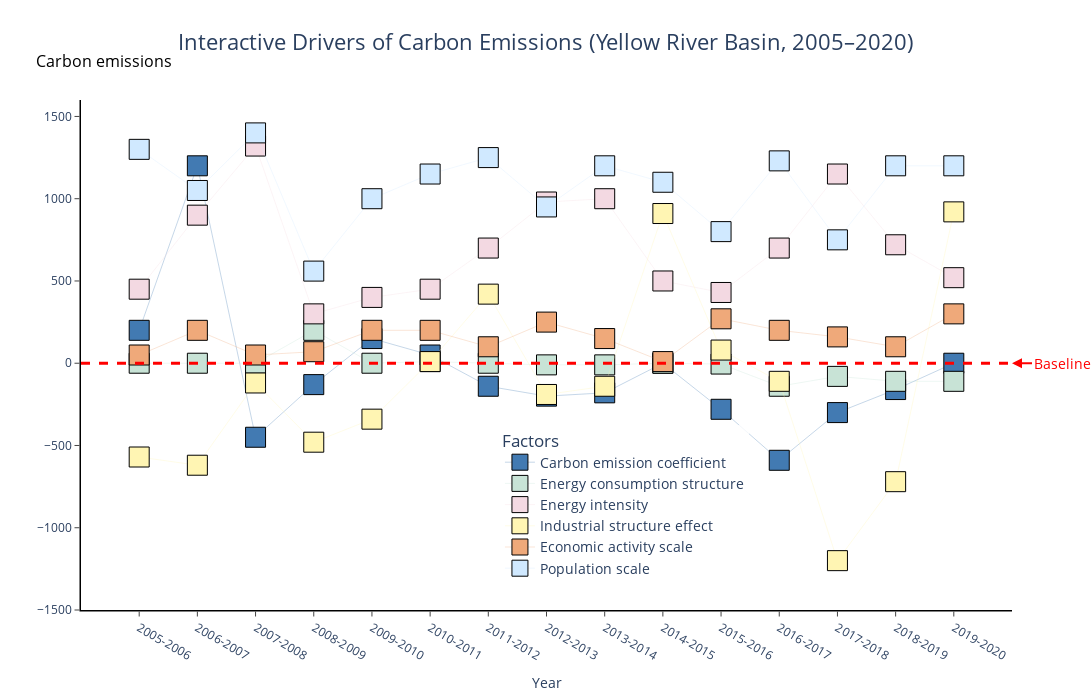

Here is the notebook cell this chart was saved with:
### Markdown cell above
## 3.2 Improved Visualization 1: Interactive Scatter Plot
This interactive scatter plot displays the contribution value of each driver in each period as an independent point, making it easier to compare the magnitude and direction of individual factor impacts across years.

### Code cell
scatter_colors = ['#427AB2', '#C8E3D6', '#F3D9E2', '#FFF5B3', '#EFA97A', '#D0E9FF']


# Total contribution per year
total_per_year = contribution_data.sum(axis=1)

# X positions with gap for readability
gap = 1.8
x_pos = np.arange(len(years)) * gap

# Create figure
fig = go.Figure()

# Scatter + line for each factor
for i, factor in enumerate(factors):
    fig.add_trace(
        go.Scatter(
            x=x_pos,
            y=contribution_data[:, i],
            mode="markers+lines",
            name=factor,
            marker=dict(
                symbol="square",
                size=20,
                color=scatter_colors[i],
                line=dict(color="black", width=1)
            ),
            line=dict(
                color=f"rgba({int(scatter_colors[i][1:3],16)},"
                      f"{int(scatter_colors[i][3:5],16)},"
                      f"{int(scatter_colors[i][5:7],16)},0.3)",
                width=1
            ),
            text=years,
            customdata=total_per_year,
            hovertemplate=(
                "<b>Year:</b> %{text}<br>"
                "<b>Factor:</b> " + factor + "<br>"
                "<b>Value:</b> %{y}<br>"
                "<b>Total:</b> %{customdata}<extra></extra>"
            )
        )
    )

# Layout configuration
fig.update_layout(
    title=dict(
        text="Interactive Drivers of Carbon Emissions (Yellow River Basin, 2005–2020)",
        x=0.5,
        font=dict(size=22)
    ),

    # x-axis
    xaxis=dict(
        title="Year",
        tickmode="array",
        tickvals=x_pos,
        ticktext=years,
        showline=True,
        linewidth=1.5,      # Slightly thicker axis line
        linecolor="black",
        ticks="outside"
    ),

    # y-axis
    yaxis=dict(
        title="",           # ❗ Disable default y-axis title
        range=[-1500, 1600],
        showline=True,
        linewidth=1.5,
        linecolor="black",
        zeroline=False,
        ticks="outside"
    ),

    # Red dashed baseline
    shapes=[
        dict(
            type="line",
            xref="paper",
            x0=0, x1=1,
            yref="y",
            y0=0, y1=0,
            line=dict(color="red", width=3, dash="dash")
        )
    ],

    # Annotations: y-axis title + baseline arrow
    annotations=[
        # y-axis title at the top
        dict(
            xref="paper",
            yref="paper",
            x=-0.05,
            y=1.05,
            text="Carbon emissions",
            showarrow=False,
            xanchor="left",
            yanchor="bottom",
            font=dict(size=16, color="black")
        ),

        # Baseline arrow + label
        dict(
            xref="paper",
            yref="y",
            x=1.0,
            y=0,
            xanchor="left",
            text="Baseline",
            showarrow=True,
            arrowhead=2,
            arrowwidth=2,
            arrowcolor="red",
            ax=20,
            ay=0,
            font=dict(size=14, color="red")
        )
    ],

    # Legend at bottom-right
    legend=dict(
        title="Factors",
        font=dict(size=14),
        x=0.45,
        y=0.05,
        xanchor="left",
        yanchor="bottom",
        bgcolor="rgba(255,255,255,0.8)",  # Semi-transparent background
    ),

    width=1400,
    height=700,
    plot_bgcolor="white",
    paper_bgcolor="white"
)

# X-axis range (slightly extended)
fig.update_xaxes(
    range=[x_pos[0] - gap * 1.0, x_pos[-1] + gap * 1.0]
)



# Export interactive figure to HTML (everyone can open)
output_html = "interactive_scatter_line.html"

fig.write_html(
    output_html,
    include_plotlyjs=True,  
    full_html=True
)

print(f"Saved interactive HTML to: {output_html}")

# Show plot
fig.show()

### Figure 1 — Plotly figure (JSON) as saved in the notebook; plotly's stock layout.template omitted (floating-point values rounded to 4 significant figures)
{"data": [{"customdata": [1430, 2730, 2200, 520, 1410, 1870, 2330, 1780, 2020, 2520, 1295, 1290, 480, 1030, 2830], "hovertemplate": "<b>Year:</b> %{text}<br><b>Factor:</b> Carbon emission coefficient<br><b>Value:</b> %{y}<br><b>Total:</b> %{customdata}<extra></extra>", "line": {"color": "rgba(66,122,178,0.3)", "width": 1}, "marker": {"color": "#427AB2", "line": {"color": "black", "width": 1}, "size": 20, "symbol": "square"}, "mode": "markers+lines", "name": "Carbon emission coefficient", "text": ["2005-2006", "2006-2007", "2007-2008", "2008-2009", "2009-2010", "2010-2011", "2011-2012", "2012-2013", "2013-2014", "2014-2015", "2015-2016", "2016-2017", "2017-2018", "2018-2019", "2019-2020"], "type": "scatter", "x": [0, 1.8, 3.6, 5.4, 7.2, 9, 10.8, 12.6, 14.4, 16.2, 18, 19.8, 21.6, 23.4, 25.2], "y": [200, 1200, -450, -130, 150, 50, -140, -200, -180, 0, -280, -590, -300, -160, 0]}, {"customdata": [1430, 2730, 2200, 520, 1410, 1870, 2330, 1780, 2020, 2520, 1295, 1290, 480, 1030, 2830], "hovertemplate": "<b>Year:</b> %{text}<br><b>Factor:</b> Energy consumption structure<br><b>Value:</b> %{y}<br><b>Total:</b> %{customdata}<extra></extra>", "line": {"color": "rgba(200,227,214,0.3)", "width": 1}, "marker": {"color": "#C8E3D6", "line": {"color": "black", "width": 1}, "size": 20, "symbol": "square"}, "mode": "markers+lines", "name": "Energy consumption structure", "text": ["2005-2006", "2006-2007", "2007-2008", "2008-2009", "2009-2010", "2010-2011", "2011-2012", "2012-2013", "2013-2014", "2014-2015", "2015-2016", "2016-2017", "2017-2018", "2018-2019", "2019-2020"], "type": "scatter", "x": [0, 1.8, 3.6, 5.4, 7.2, 9, 10.8, 12.6, 14.4, 16.2, 18, 19.8, 21.6, 23.4, 25.2], "y": [0, 0, 0, 200, 0, 10, 0, -10, -10, 0, -5, -140, -80, -110, -110]}, {"customdata": [1430, 2730, 2200, 520, 1410, 1870, 2330, 1780, 2020, 2520, 1295, 1290, 480, 1030, 2830], "hovertemplate": "<b>Year:</b> %{text}<br><b>Factor:</b> Energy intensity<br><b>Value:</b> %{y}<br><b>Total:</b> %{customdata}<extra></extra>", "line": {"color": "rgba(243,217,226,0.3)", "width": 1}, "marker": {"color": "#F3D9E2", "line": {"color": "black", "width": 1}, "size": 20, "symbol": "square"}, "mode": "markers+lines", "name": "Energy intensity", "text": ["2005-2006", "2006-2007", "2007-2008", "2008-2009", "2009-2010", "2010-2011", "2011-2012", "2012-2013", "2013-2014", "2014-2015", "2015-2016", "2016-2017", "2017-2018", "2018-2019", "2019-2020"], "type": "scatter", "x": [0, 1.8, 3.6, 5.4, 7.2, 9, 10.8, 12.6, 14.4, 16.2, 18, 19.8, 21.6, 23.4, 25.2], "y": [450, 900, 1320, 300, 400, 450, 700, 980, 1000, 500, 430, 700, 1150, 720, 520]}, {"customdata": [1430, 2730, 2200, 520, 1410, 1870, 2330, 1780, 2020, 2520, 1295, 1290, 480, 1030, 2830], "hovertemplate": "<b>Year:</b> %{text}<br><b>Factor:</b> Industrial structure effect<br><b>Value:</b> %{y}<br><b>Total:</b> %{customdata}<extra></extra>", "line": {"color": "rgba(255,245,179,0.3)", "width": 1}, "marker": {"color": "#FFF5B3", "line": {"color": "black", "width": 1}, "size": 20, "symbol": "square"}, "mode": "markers+lines", "name": "Industrial structure effect", "text": ["2005-2006", "2006-2007", "2007-2008", "2008-2009", "2009-2010", "2010-2011", "2011-2012", "2012-2013", "2013-2014", "2014-2015", "2015-2016", "2016-2017", "2017-2018", "2018-2019", "2019-2020"], "type": "scatter", "x": [0, 1.8, 3.6, 5.4, 7.2, 9, 10.8, 12.6, 14.4, 16.2, 18, 19.8, 21.6, 23.4, 25.2], "y": [-570, -620, -120, -480, -340, 10, 420, -190, -140, 910, 80, -110, -1200, -720, 920]}, {"customdata": [1430, 2730, 2200, 520, 1410, 1870, 2330, 1780, 2020, 2520, 1295, 1290, 480, 1030, 2830], "hovertemplate": "<b>Year:</b> %{text}<br><b>Factor:</b> Economic activity scale<br><b>Value:</b> %{y}<br><b>Total:</b> %{customdata}<extra></extra>", "line": {"color": "rgba(239,169,122,0.3)", "width": 1}, "marker": {"color": "#EFA97A", "line": {"color": "black", "width": 1}, "size": 20, "symbol": "square"}, "mode": "markers+lines", "name": "Economic activity scale", "text": ["2005-2006", "2006-2007", "2007-2008", "2008-2009", "2009-2010", "2010-2011", "2011-2012", "2012-2013", "2013-2014", "2014-2015", "2015-2016", "2016-2017", "2017-2018", "2018-2019", "2019-2020"], "type": "scatter", "x": [0, 1.8, 3.6, 5.4, 7.2, 9, 10.8, 12.6, 14.4, 16.2, 18, 19.8, 21.6, 23.4, 25.2], "y": [50, 200, 50, 70, 200, 200, 100, 250, 150, 10, 270, 200, 160, 100, 300]}, {"customdata": [1430, 2730, 2200, 520, 1410, 1870, 2330, 1780, 2020, 2520, 1295, 1290, 480, 1030, 2830], "hovertemplate": "<b>Year:</b> %{text}<br><b>Factor:</b> Population scale<br><b>Value:</b> %{y}<br><b>Total:</b> %{customdata}<extra></extra>", "line": {"color": "rgba(208,233,255,0.3)", "width": 1}, "marker": {"color": "#D0E9FF", "line": {"color": "black", "width": 1}, "size": 20, "symbol": "square"}, "mode": "markers+lines", "name": "Population scale", "text": ["2005-2006", "2006-2007", "2007-2008", "2008-2009", "2009-2010", "2010-2011", "2011-2012", "2012-2013", "2013-2014", "2014-2015", "2015-2016", "2016-2017", "2017-2018", "2018-2019", "2019-2020"], "type": "scatter", "x": [0, 1.8, 3.6, 5.4, 7.2, 9, 10.8, 12.6, 14.4, 16.2, 18, 19.8, 21.6, 23.4, 25.2], "y": [1300, 1050, 1400, 560, 1000, 1150, 1250, 950, 1200, 1100, 800, 1230, 750, 1200, 1200]}], "layout": {"annotations": [{"font": {"color": "black", "size": 16}, "showarrow": false, "text": "Carbon emissions", "x": -0.05, "xanchor": "left", "xref": "paper", "y": 1.05, "yanchor": "bottom", "yref": "paper"}, {"arrowcolor": "red", "arrowhead": 2, "arrowwidth": 2, "ax": 20, "ay": 0, "font": {"color": "red", "size": 14}, "showarrow": true, "text": "Baseline", "x": 1, "xanchor": "left", "xref": "paper", "y": 0, "yref": "y"}], "height": 700, "legend": {"bgcolor": "rgba(255,255,255,0.8)", "font": {"size": 14}, "title": {"text": "Factors"}, "x": 0.45, "xanchor": "left", "y": 0.05, "yanchor": "bottom"}, "paper_bgcolor": "white", "plot_bgcolor": "white", "shapes": [{"line": {"color": "red", "dash": "dash", "width": 3}, "type": "line", "x0": 0, "x1": 1, "xref": "paper", "y0": 0, "y1": 0, "yref": "y"}], "title": {"font": {"size": 22}, "text": "Interactive Drivers of Carbon Emissions (Yellow River Basin, 2005–2020)", "x": 0.5}, "width": 1400, "xaxis": {"linecolor": "black", "linewidth": 1.5, "range": [-1.8, 27], "showline": true, "tickmode": "array", "ticks": "outside", "ticktext": ["2005-2006", "2006-2007", "2007-2008", "2008-2009", "2009-2010", "2010-2011", "2011-2012", "2012-2013", "2013-2014", "2014-2015", "2015-2016", "2016-2017", "2017-2018", "2018-2019", "2019-2020"], "tickvals": [0, 1.8, 3.6, 5.4, 7.2, 9, 10.8, 12.6, 14.4, 16.2, 18, 19.8, 21.6, 23.4, 25.2], "title": {"text": "Year"}}, "yaxis": {"linecolor": "black", "linewidth": 1.5, "range": [-1500, 1600], "showline": true, "ticks": "outside", "title": {"text": ""}, "zeroline": false}}}
